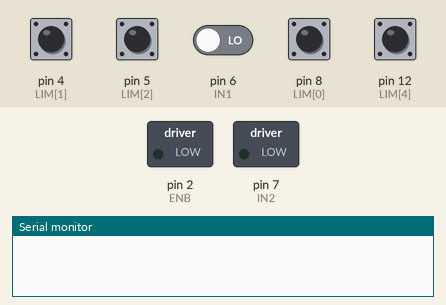
Simulated run of this sketch. Board: Arduino Uno, built with avr-gcc and run on an emulated ATmega328P. On the bench: switched loads named in the sketch (green lamp = pin HIGH), the last lines printed to the serial monitor. The inputs (shaded band) are chosen by the test bench; at power-on: pin 4 (LIM[1]), pin 5 (LIM[2]), pin 8 (LIM[0]), pin 12 (LIM[4]) HIGH, pin 6 (IN1) LOW.

Above: at 1.2 s.
1.3 s: pin 12 (LIM[4]) pulled LOW for 0.15 s
At 1.7 s:
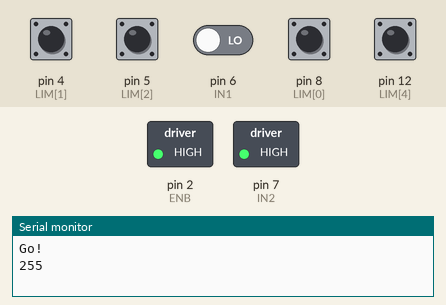
2.9 s: pin 4 (LIM[1]) pulled LOW for 0.15 s
At 4.1 s:
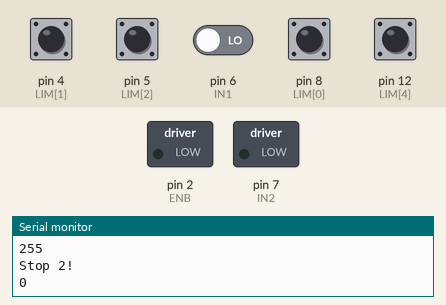
4.5 s: pin 12 (LIM[4]) pulled LOW for 1 s
At 5.3 s:
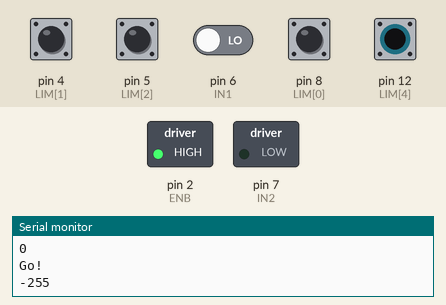
7.0 s: pin 4 (LIM[1]) pulled LOW for 1 s
At 7.3 s:
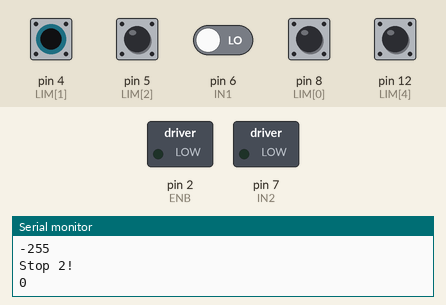
Timing chart, 0 to 10.0 s (numbered marks = the images above; inputs shaded):
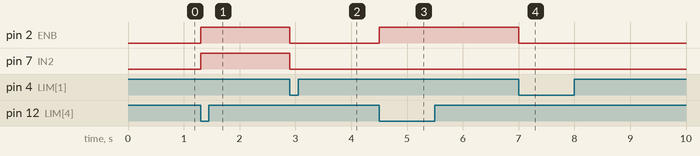

Measured:
- after the input at 1.3 s, pin 2 (ENB), pin 7 (IN2): LOW → HIGH at once
- after the input at 2.9 s, pin 2 (ENB), pin 7 (IN2): HIGH → LOW at once
- after the input at 4.5 s, pin 2 (ENB): LOW → HIGH at once
- after the input at 7.0 s, pin 2 (ENB): HIGH → LOW at once

The sketch:

ProkatGalvan.ino
```cpp
// Тестировалось на Arduino IDE 1.0.5
int IN1 = 6; // Input1 подключен к выводу 5
int IN2 = 7;
int ENB = 2;
int LIM[] = {8, 4, 5, 6, 12};
bool BR[5], BO[5];
bool RUN, UP;
short unsigned int TYPE = 1;
int Speed = 0, Speedo = 0;
short unsigned int i;
int V = 255;
void setup()
{
  pinMode (ENB, OUTPUT);
  pinMode (IN1, OUTPUT);
  pinMode (IN2, OUTPUT);
  for(i = 0; i < 5 ; i++ ){
    pinMode (LIM[i], INPUT);
    digitalWrite(LIM[i], HIGH);
    BR[i] = ButDown(LIM[i]);
    BO[i] = BR[i];
  }
  RUN = false;
  UP = true;
  Serial.begin(9600);
}
bool ButDown (int Button) {
  if (digitalRead(Button) != HIGH){
    return true;
  } else {
    return false;
  }
}
void RunMotor(int Speed) {
  if (Speed > 0) {
    digitalWrite(IN1, LOW);
    digitalWrite(IN2, HIGH);
    analogWrite( ENB, Speed);
  } else if (Speed < 0 ) {
    digitalWrite(IN2, LOW);
    digitalWrite(IN1, HIGH);
    analogWrite( ENB, -Speed);
  } else {
    digitalWrite(IN2, LOW);
    digitalWrite(IN1, LOW);
    analogWrite( ENB, 0);
  }

}
void loop() {
  if (RUN) {
    if (UP) {
      Speed = V;
    } else {
      Speed = -V;
    }
  } else {
    Speed = 0;
  }
  if (Speed != Speedo ){
    RunMotor(Speed);
    Speedo = Speed;
    Serial.println(Speed);
  }
  for( i = 0; i < 5 ; i++ ){
    BR[i] = ButDown(LIM[i]);
  }
  if(BR[4] != BO[4]) {
    if (BR[4]) {
      Serial.println("Go!");
      RUN = !RUN;
    }
    BO[4] = BR[4];
  }
  if(BR[0] != BO[0]) {
    if (BR[0]) {
      Serial.println("Stop 1!");
      RUN = false;
      UP = true;
    }
    BO[0] = BR[0];
  }
  if(BR[TYPE] != BO[TYPE]) {
    if (BR[TYPE]) {
      Serial.println("Stop 2!");
      RUN = false;
      UP = false;
    }
    BO[TYPE] = BR[TYPE];
  }
 /* for( i = 0; i < 5 ; i++ ){
    BO[i] = BR[i];
    //Serial.print(BR[i]);
  }
  delay(100);*/
}
```
